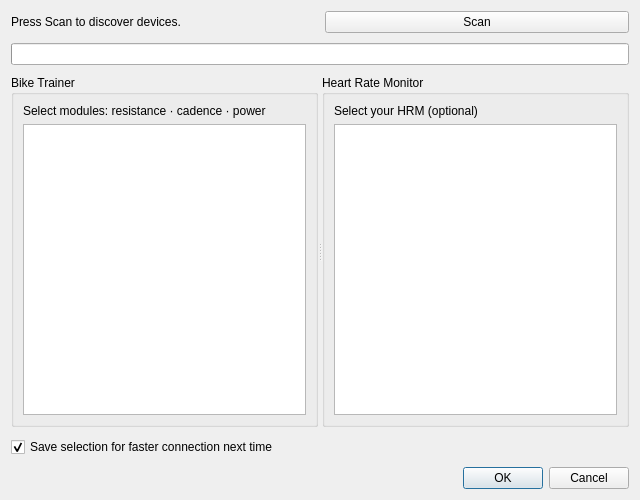
<?xml version="1.0" encoding="UTF-8"?>
<ui version="4.0">
 <class>DeviceSelectionDialog</class>
 <widget class="QDialog" name="DeviceSelectionDialog">
  <property name="geometry">
   <rect>
    <x>0</x>
    <y>0</y>
    <width>640</width>
    <height>500</height>
   </rect>
  </property>
  <property name="windowTitle">
   <string>Select Devices</string>
  </property>
  <layout class="QVBoxLayout" name="verticalLayout">
   <property name="spacing"><number>10</number></property>

   <!-- Status row -->
   <item>
    <layout class="QHBoxLayout">
     <item>
      <widget class="QLabel" name="lblStatus">
       <property name="text"><string>Press Scan to discover devices.</string></property>
      </widget>
     </item>
     <item>
      <widget class="QPushButton" name="btnScan">
       <property name="text"><string>Scan</string></property>
       <property name="minimumWidth"><number>90</number></property>
      </widget>
     </item>
    </layout>
   </item>

   <!-- Progress bar -->
   <item>
    <widget class="QProgressBar" name="progressBar">
     <property name="minimum"><number>0</number></property>
     <property name="maximum"><number>1</number></property>
     <property name="value"><number>0</number></property>
     <property name="textVisible"><bool>false</bool></property>
     <property name="maximumHeight"><number>6</number></property>
    </widget>
   </item>

   <!-- Splitter: Trainers (left) | HRM (right) -->
   <item>
    <widget class="QSplitter" name="splitter">
     <property name="orientation"><enum>Qt::Horizontal</enum></property>

     <!-- Trainer group -->
     <widget class="QGroupBox" name="grpTrainer">
      <property name="title"><string>Bike Trainer</string></property>
      <layout class="QVBoxLayout">
       <item>
        <widget class="QLabel">
         <property name="text"><string>Select modules: resistance · cadence · power</string></property>
         <property name="wordWrap"><bool>true</bool></property>
        </widget>
       </item>
       <item>
        <widget class="QListWidget" name="listTrainers">
         <property name="alternatingRowColors"><bool>true</bool></property>
        </widget>
       </item>
      </layout>
     </widget>

     <!-- HRM group -->
     <widget class="QGroupBox" name="grpHrm">
      <property name="title"><string>Heart Rate Monitor</string></property>
      <layout class="QVBoxLayout">
       <item>
        <widget class="QLabel">
         <property name="text"><string>Select your HRM (optional)</string></property>
        </widget>
       </item>
       <item>
        <widget class="QListWidget" name="listHrm">
         <property name="alternatingRowColors"><bool>true</bool></property>
        </widget>
       </item>
      </layout>
     </widget>
    </widget>
   </item>

   <!-- Save checkbox -->
   <item>
    <widget class="QCheckBox" name="chkSave">
     <property name="text"><string>Save selection for faster connection next time</string></property>
     <property name="checked"><bool>true</bool></property>
    </widget>
   </item>

   <!-- OK / Cancel -->
   <item>
    <widget class="QDialogButtonBox" name="btnBox">
     <property name="orientation"><enum>Qt::Horizontal</enum></property>
     <property name="standardButtons">
      <set>QDialogButtonBox::Ok|QDialogButtonBox::Cancel</set>
     </property>
    </widget>
   </item>

  </layout>
 </widget>
 <resources/>
 <connections/>
</ui>
